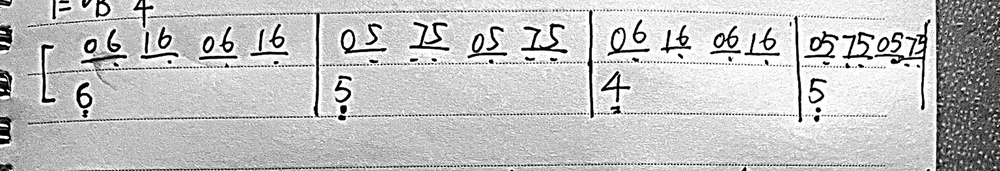
#> input picture jianpu/work/p1/p1_L02.png, 1000 x 171 px, shrunk from 2600 x 445 before the run
$ python countglyphs.py
#> lines starting #> are read from the running program, lines starting #| are printed output that depends on the picture; after the words box and inside, x2 and y2 are one past the last pixel; in counts of white or black regions, pixels touching at a corner belong together
#!/usr/bin/env python3
"""
Count the symbols in a music line without a vision model.

Digits are separated by gaps, so a vertical projection of the melody row shows
one run of ink per digit. Horizontal strokes (the notebook's ruled lines and any
jianpu beam underlines) would bridge the gaps, so they are removed first by
looking for ink that is locally part of a wide horizontal run.
"""
import os, sys, json
import numpy as np
from PIL import Image

BASE = os.path.dirname(os.path.abspath(__file__))
WORK = os.path.join(BASE, "work")


def load(p):
    return Image.open(p).convert("L")


def horizontal_mask(a, T=150, width_frac=0.10, density=0.75):
    """Pixels belonging to a long horizontal stroke."""
    dark = a < T
    H, W = dark.shape
    K = max(6, int(width_frac * W))
    ii = np.zeros((H + 1, W + 1), np.float64)
    ii[1:, 1:] = np.cumsum(np.cumsum(dark.astype(np.float64), 0), 1)
    xs = np.arange(W)
    x0 = np.clip(xs - K, 0, W)
    x1 = np.clip(xs + K + 1, 0, W)
    cnt = (ii[1:H + 1, x1] - ii[0:H, x1] - ii[1:H + 1, x0] + ii[0:H, x0])
    dens = cnt / np.maximum((x1 - x0)[None, :], 1)
    return dark & (dens >= density), dark


def runs(profile, thr):
    on = profile > thr
    out, start = [], None
    for i, v in enumerate(on):
        if v and start is None:
            start = i
        elif not v and start is not None:
            out.append((start, i - 1))
            start = None
    if start is not None:
        out.append((start, len(on) - 1))
    return out


def analyse(png, band=None, label=""):
    im = load(png)
    a = np.asarray(im, np.float32)
    H, W = a.shape
    if band:
        y0, y1 = int(H * band[0]), int(H * band[1])
        a = a[y0:y1]
    else:
        y0 = 0
    hmask, dark = horizontal_mask(a)
    nohoriz = dark & ~hmask

    col = nohoriz.sum(axis=0).astype(float)
    thr = max(1.0, 0.06 * col.max())
    rr = runs(col, thr)
    # merge runs separated by less than ~1% of the width (parts of one glyph)
    merged = []
    for s, e in rr:
        if merged and s - merged[-1][1] < 0.006 * W:
            merged[-1] = (merged[-1][0], e)
        else:
            merged.append((s, e))
    widths = [e - s + 1 for s, e in merged]
    big = [w for w in widths if w > 0.004 * W]

    print(f"--- {label or os.path.basename(png)} ---")
    print(f"  image {W}x{H}, band y {y0}-{y0+a.shape[0]}")
    print(f"  ink {dark.mean():.4f}  of which horizontal {hmask.mean():.4f}")
    print(f"  {len(merged)} separated ink groups, "
          f"{len(big)} wider than {0.004*W:.0f}px")
    print(f"  group widths: {widths}")
    return merged, widths


if __name__ == "__main__":
    p = os.path.join(WORK, "p1", "p1_L02.png")
    # whole line, then just the upper (melody) row
    analyse(p, None, "p1 L02 full line")
#> in horizontal_mask, `dark = a < T`:
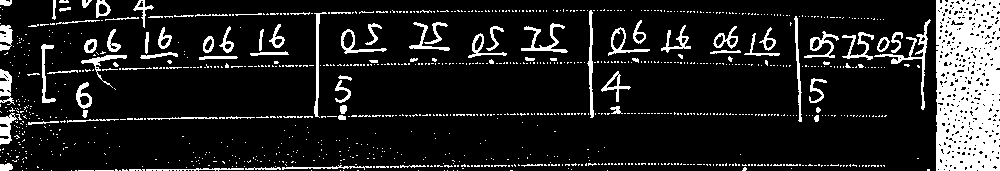
#> dark: shape (171, 1000) bool; 13.6% white; 1042 white regions (951 under 20 px), largest, box (x1, y1, x2, y2) and area: (936, 0, 1000, 171) 9743, (874, 19, 931, 110) 553, (521, 23, 568, 53) 386
#> in horizontal_mask, `ii[1:, 1:] = np.cumsum(np.cumsum(dark.astype(np.float64), 0), 1)`:
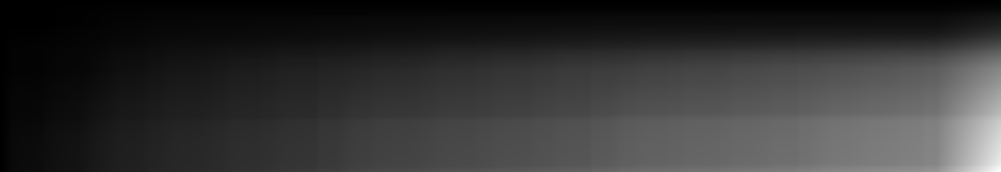
#> ii: shape (172, 1001) float64; min 0, max 23180, mean 4607.9; drawn with min black and max white
#> in analyse, `hmask, dark = horizontal_mask(a)`:
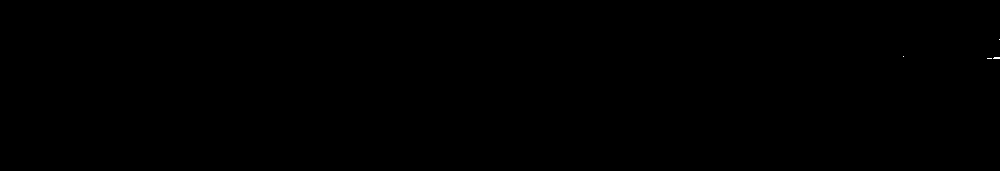
#> hmask: shape (171, 1000) bool; 0.01% white in thin lines or dots, all inside (x1, y1, x2, y2) = (903, 39, 1000, 59)
#> in analyse, `nohoriz = dark & ~hmask`: nohoriz: shape (171, 1000) bool; 13.5% white; 1042 white regions (951 under 20 px), largest, box (x1, y1, x2, y2) and area: (936, 0, 1000, 171) 9724, (874, 19, 931, 110) 552, (521, 23, 568, 53) 386
#> in analyse, `col = nohoriz.sum(axis=0).astype(float)`: col = 1000 values, max 169 at index 937, min 0 at index 650, mean 23.16
#> in analyse, `thr = max(1.0, 0.06 * col.max())`: thr = 10.14
#> the loop in runs, `for i, v in enumerate(on):` made 1000 passes
#> v on passes 1 to 12: True, True, True, True, True, True, True, True, True, True, True, True
#> after the loop in runs, `for i, v in enumerate(on):`: out = 61 pairs, first value 0 to 918, second value 14 to 926; start = 936
#> in analyse, `rr = runs(col, thr)`: rr = 62 pairs, first value 0 to 936, second value 14 to 999
#> the loop in analyse, `for s, e in rr:` made 62 passes
#> (s, e) on passes 1 to 12: (0, 14), (16, 19), (22, 23), (26, 26), (42, 45), (47, 55), (60, 61), (63, 67), (76, 120), (134, 153), (155, 155), (158, 171)
#> after the loop in analyse, `for s, e in rr:`: merged = 30 pairs, first value 0 to 936, second value 26 to 999
#> in analyse, `widths = [e - s + 1 for s, e in merged]`: widths = 30 values, max 64 at index 29, min 1 at index 21, mean 20.07
#> in analyse, `big = [w for w in widths if w > 0.004 * W]`: big = 27 values, max 64 at index 26, min 5 at index 6, mean 22
#|   image 1000x171, band y 0-171
#|   ink 0.1356  of which horizontal 0.0001
#|   30 separated ink groups, 27 wider than 4px
#|   group widths: [27, 26, 45, 42, 13, 16, 5, 23, 6, 21, 19, 38, 12, 14, 17, 13, 5, 42, 3, 11, 23, 1, 4, 11, 6, 26, 27, 24, 18, 64]
    analyse(p, (0.05, 0.45), "p1 L02 upper row only")
#> call 2 of analyse, with png = 'jianpu/work/p1/p1_L02.png', band = (0.05, 0.45), label = 'p1 L02 upper row only'
#> in analyse (call 2), `a = a[y0:y1]`:
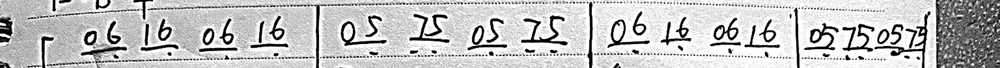
#> a: shape (68, 1000) float32; min 0, max 255, mean 194.3
#> call 2 of horizontal_mask, with T = 150, width_frac = 0.1, density = 0.75
#> in horizontal_mask (call 2), `dark = a < T`: dark: shape (68, 1000) bool; 18% white; 464 white regions (401 under 20 px), largest, box (x1, y1, x2, y2) and area: (936, 0, 1000, 68) 3809, (874, 11, 931, 68) 467, (521, 15, 568, 45) 386
#> in horizontal_mask (call 2), `ii[1:, 1:] = np.cumsum(np.cumsum(dark.astype(np.float64), 0), 1)`:
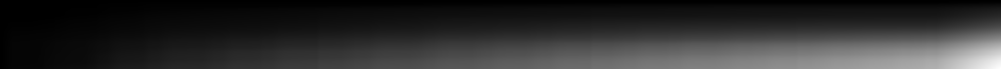
#> ii: shape (69, 1001) float64; min 0, max 12263, mean 2242.2; drawn with min black and max white
#> in horizontal_mask (call 2), `dens = cnt / np.maximum((x1 - x0)[None, :], 1)`:
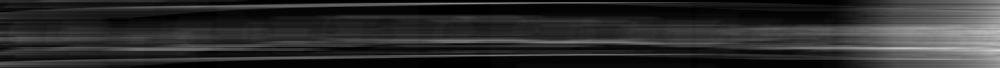
#> dens: shape (68, 1000) float64; min 0, max 0.824, mean 0.174
#> in analyse (call 2), `hmask, dark = horizontal_mask(a)`:
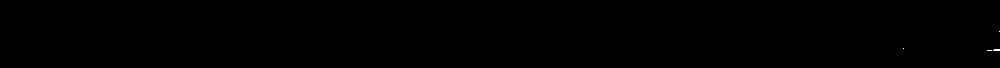
#> hmask: shape (68, 1000) bool; 0.03% white in thin lines or dots, all inside (x1, y1, x2, y2) = (903, 31, 1000, 51)
#> in analyse (call 2), `nohoriz = dark & ~hmask`: nohoriz: shape (68, 1000) bool; 18% white; 464 white regions (401 under 20 px), largest, box (x1, y1, x2, y2) and area: (936, 0, 1000, 68) 3790, (874, 11, 931, 68) 466, (521, 15, 568, 45) 386
#> in analyse (call 2), `col = nohoriz.sum(axis=0).astype(float)`: col = 1000 values, max 66 at index 590, min 0 at index 15, mean 12.24
#> in analyse (call 2), `thr = max(1.0, 0.06 * col.max())`: thr = 3.96
#> the loop in runs (call 2), `for i, v in enumerate(on):` made 1000 passes
#> in analyse (call 2), `rr = runs(col, thr)`: rr = 57 pairs, first value 0 to 936, second value 11 to 999
#> the loop in analyse (call 2), `for s, e in rr:` made 57 passes
#> (s, e) on passes 1 to 12: (0, 11), (19, 19), (28, 29), (33, 35), (37, 38), (41, 55), (59, 70), (72, 73), (76, 77), (81, 127), (133, 138), (140, 177)
#> after the loop in analyse (call 2), `for s, e in rr:`: merged = 25 pairs, first value 0 to 936, second value 11 to 999
#> in analyse (call 2), `widths = [e - s + 1 for s, e in merged]`: widths = 25 values, max 125 at index 23, min 1 at index 1, mean 30.8
#> in analyse (call 2), `big = [w for w in widths if w > 0.004 * W]`: big = [12, 100, 45, 39, 39, 48, 46, 38, 46, 5, 45, 34, 30, 33, 10, 125, 64]
#|   image 1000x171, band y 8-76
#|   ink 0.1803  of which horizontal 0.0003
#|   25 separated ink groups, 17 wider than 4px
#|   group widths: [12, 1, 100, 45, 1, 39, 39, 1, 4, 1, 48, 1, 46, 38, 1, 46, 1, 5, 45, 34, 30, 33, 10, 125, 64]

$ run again, with jianpu/work/p1/p1_L01.png copied over jianpu/work/p1/p1_L02.png
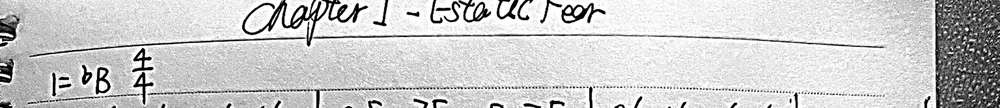
#> input picture jianpu/work/p1/p1_L01.png, 1000 x 108 px, shrunk from 2600 x 280 before the run
#> in horizontal_mask, `dark = a < T`:
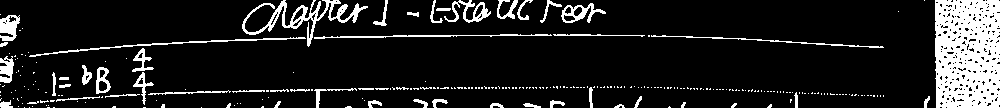
#> dark: shape (108, 1000) bool; 12.5% white; 263 white regions (214 under 20 px), largest, box (x1, y1, x2, y2) and area: (935, 0, 1000, 108) 6249, (242, 0, 368, 47) 1243, (29, 37, 306, 57) 494
#> hmask: shape (108, 1000) bool; 0.15% white in thin lines or dots, all inside (x1, y1, x2, y2) = (444, 35, 603, 36)
#> col = 1000 values, max 107 at index 936, min 0 at index 23, mean 13.38
#> thr = 6.42
#> the loop in runs, `for i, v in enumerate(on):` made 1000 passes
#> v on passes 1 to 8: True, True, True, True, True, True, True, True
#> after the loop in runs, `for i, v in enumerate(on):`: out = 36 pairs, first value 0 to 924, second value 19 to 926; start = 935
#> rr = 37 pairs, first value 0 to 935, second value 19 to 999
#> the loop in analyse, `for s, e in rr:` made 37 passes
#> (s, e) on passes 1 to 8: (0, 19), (33, 33), (52, 55), (59, 68), (82, 91), (96, 109), (133, 152), (162, 164)
#> after the loop in analyse, `for s, e in rr:`: merged = [(0, 19), (33, 33), (52, 68), (82, 109), (133, 152), (162, 164), (229, 229), (242, 387), (410, 530), (540, 593), (636, 641), (683, 683), (770, 770), (790, 797), (924, 926), (935, 999)]
#> widths = [20, 1, 17, 28, 20, 3, 1, 146, 121, 54, 6, 1, 1, 8, 3, 65]
#> big = [20, 17, 28, 20, 146, 121, 54, 6, 8, 65]
#|   image 1000x108, band y 0-108
#|   ink 0.1254  of which horizontal 0.0015
#|   16 separated ink groups, 10 wider than 4px
#|   group widths: [20, 1, 17, 28, 20, 3, 1, 146, 121, 54, 6, 1, 1, 8, 3, 65]
#> dark: shape (43, 1000) bool; 14.7% white; 27 white regions (8 under 20 px), largest, box (x1, y1, x2, y2) and area: (935, 0, 1000, 43) 2496, (242, 0, 329, 42) 806, (314, 29, 552, 34) 394
#> ii: shape (44, 1001) float64
#> cnt: shape (43, 1000) float64
#> dens: shape (43, 1000) float64
#> hmask: shape (43, 1000) bool; 0.37% white in thin lines or dots, all inside (x1, y1, x2, y2) = (444, 30, 603, 31)
#> in analyse (call 2), `nohoriz = dark & ~hmask`:
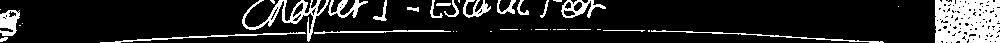
#> nohoriz: shape (43, 1000) bool; 14.3% white; 40 white regions (20 under 20 px), largest, box (x1, y1, x2, y2) and area: (935, 0, 1000, 43) 2496, (242, 0, 329, 42) 806, (100, 32, 306, 43) 354
#> col = 1000 values, max 43 at index 936, min 0 at index 21, mean 6.17
#> thr = 2.58
#> the loop in runs (call 2), `for i, v in enumerate(on):` made 1000 passes
#> rr = [(0, 19), (242, 367), (373, 386), (407, 418), (430, 450), (452, 459), (463, 490), (497, 515), (517, 523), (525, 528), (540, 547), (557, 594), (596, 605), (935, 999)]
#> the loop in analyse (call 2), `for s, e in rr:` made 14 passes
#> after the loop in analyse (call 2), `for s, e in rr:`: merged = [(0, 19), (242, 367), (373, 386), (407, 418), (430, 490), (497, 528), (540, 547), (557, 605), (935, 999)]
#> widths = [20, 126, 14, 12, 61, 32, 8, 49, 65]
#|   image 1000x108, band y 5-48
#|   ink 0.1470  of which horizontal 0.0037
#|   9 separated ink groups, 9 wider than 4px
#|   group widths: [20, 126, 14, 12, 61, 32, 8, 49, 65]

$ run again, with jianpu/work/p1/p1_L03.png copied over jianpu/work/p1/p1_L02.png
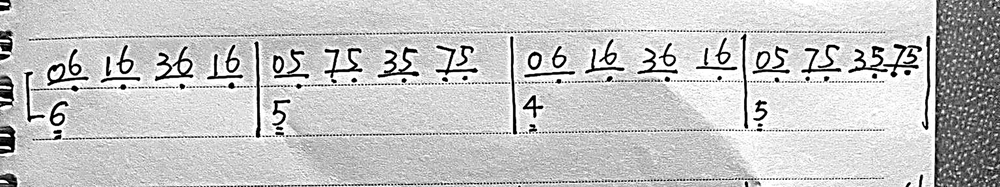
#> input picture jianpu/work/p1/p1_L03.png, 1000 x 187 px, shrunk from 2600 x 487 before the run
#> in horizontal_mask, `dark = a < T`:
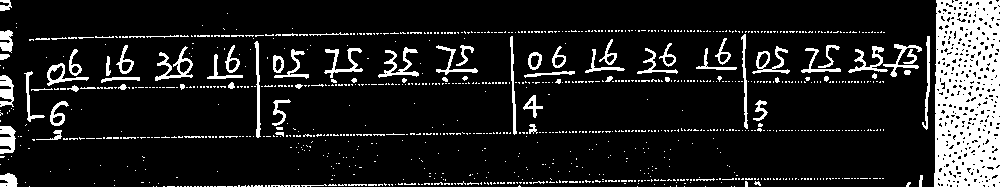
#> dark: shape (187, 1000) bool; 12.7% white; 1005 white regions (920 under 20 px), largest, box (x1, y1, x2, y2) and area: (934, 0, 1000, 187) 10542, (155, 46, 193, 81) 405, (378, 47, 419, 78) 394
#> hmask: shape (187, 1000) bool; 0.05% white in thin lines or dots, all inside (x1, y1, x2, y2) = (960, 46, 1000, 68)
#> nohoriz: shape (187, 1000) bool; 12.6% white; 1005 white regions (920 under 20 px), largest, box (x1, y1, x2, y2) and area: (934, 0, 1000, 187) 10443, (155, 46, 193, 81) 405, (378, 47, 419, 78) 394
#> col = 1000 values, max 183 at index 937, min 0 at index 19, mean 23.61
#> thr = 10.98
#> the loop in runs, `for i, v in enumerate(on):` made 1000 passes
#> v on passes 1 to 8: True, True, True, True, True, True, True, True
#> after the loop in runs, `for i, v in enumerate(on):`: out = 59 pairs, first value 0 to 925, second value 16 to 929; start = 934
#> rr = 60 pairs, first value 0 to 934, second value 16 to 999
#> the loop in analyse, `for s, e in rr:` made 60 passes
#> (s, e) on passes 1 to 8: (0, 16), (26, 30), (47, 66), (69, 81), (106, 109), (119, 133), (157, 157), (159, 171)
#> after the loop in analyse, `for s, e in rr:`: merged = 32 pairs, first value 0 to 893, second value 16 to 999
#> widths = 32 values, max 107 at index 31, min 1 at index 19, mean 18.12
#> big = 28 values, max 107 at index 27, min 5 at index 1, mean 20.25
#|   image 1000x187, band y 0-187
#|   ink 0.1268  of which horizontal 0.0005
#|   32 separated ink groups, 28 wider than 4px
#|   group widths: [17, 5, 35, 4, 15, 35, 4, 15, 5, 35, 14, 16, 13, 15, 37, 6, 19, 18, 36, 1, 15, 12, 4, 13, 6, 16, 12, 13, 15, 10, 12, 107]
#> dark: shape (75, 1000) bool; 16.5% white; 390 white regions (332 under 20 px), largest, box (x1, y1, x2, y2) and area: (935, 0, 1000, 75) 4143, (155, 37, 193, 72) 405, (378, 38, 419, 69) 394
#> ii: shape (76, 1001) float64
#> cnt: shape (75, 1000) float64
#> dens: shape (75, 1000) float64
#> hmask: shape (75, 1000) bool; 0.13% white in thin lines or dots, all inside (x1, y1, x2, y2) = (960, 37, 1000, 59)
#> in analyse (call 2), `nohoriz = dark & ~hmask`:
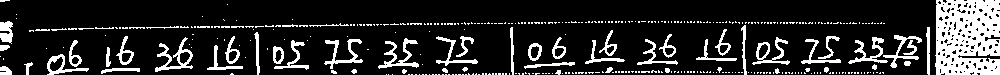
#> nohoriz: shape (75, 1000) bool; 16.4% white; 390 white regions (332 under 20 px), largest, box (x1, y1, x2, y2) and area: (935, 0, 1000, 75) 4044, (155, 37, 193, 72) 405, (378, 38, 419, 69) 394
#> col = 1000 values, max 74 at index 936, min 0 at index 13, mean 12.31
#> thr = 4.44
#> the loop in runs (call 2), `for i, v in enumerate(on):` made 1000 passes
#> rr = 65 pairs, first value 0 to 935, second value 12 to 999
#> the loop in analyse (call 2), `for s, e in rr:` made 65 passes
#> (s, e) on passes 1 to 8: (0, 12), (26, 31), (47, 65), (68, 82), (86, 86), (102, 102), (105, 110), (112, 113)
#> after the loop in analyse (call 2), `for s, e in rr:`: merged = [(0, 12), (26, 31), (47, 86), (102, 139), (155, 192), (209, 242), (255, 259), (273, 307), (325, 361), (384, 418), (436, 476), (510, 513), (525, 573), (585, 623), (638, 677), (697, 710), (716, 735), (742, 746), (754, 789), (802, 840), (849, 919), (927, 929), (935, 999)]
#> widths = [13, 6, 40, 38, 38, 34, 5, 35, 37, 35, 41, 4, 49, 39, 40, 14, 20, 5, 36, 39, 71, 3, 65]
#> big = [13, 6, 40, 38, 38, 34, 5, 35, 37, 35, 41, 49, 39, 40, 14, 20, 5, 36, 39, 71, 65]
#|   image 1000x187, band y 9-84
#|   ink 0.1654  of which horizontal 0.0013
#|   23 separated ink groups, 21 wider than 4px
#|   group widths: [13, 6, 40, 38, 38, 34, 5, 35, 37, 35, 41, 4, 49, 39, 40, 14, 20, 5, 36, 39, 71, 3, 65]

$ run again, with jianpu/work/p1/p1_L04.png copied over jianpu/work/p1/p1_L02.png
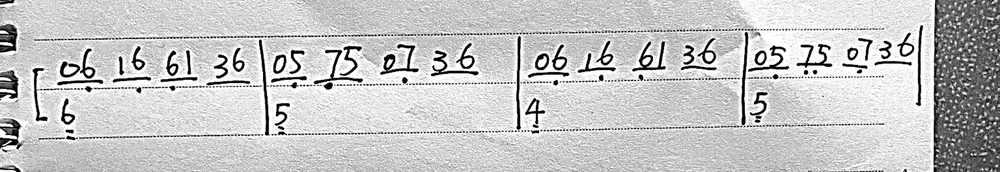
#> input picture jianpu/work/p1/p1_L04.png, 1000 x 172 px, shrunk from 2600 x 448 before the run
#> dark: shape (172, 1000) bool; 12.7% white; 794 white regions (713 under 20 px), largest, box (x1, y1, x2, y2) and area: (933, 0, 1000, 172) 9964, (0, 119, 24, 149) 386, (0, 24, 18, 53) 380
#> hmask: shape (172, 1000) bool; 0.05% white in thin lines or dots, all inside (x1, y1, x2, y2) = (0, 39, 1000, 64)
#> nohoriz: shape (172, 1000) bool; 12.7% white; 795 white regions (713 under 20 px), largest, box (x1, y1, x2, y2) and area: (933, 0, 1000, 172) 9894, (0, 119, 24, 149) 386, (0, 70, 19, 99) 365
#> col = 1000 values, max 169 at index 935, min 0 at index 24, mean 21.77
#> thr = 10.14
#> the loop in runs, `for i, v in enumerate(on):` made 1000 passes
#> v on passes 1 to 8: True, True, True, True, True, True, True, True
#> after the loop in runs, `for i, v in enumerate(on):`: out = 46 pairs, first value 0 to 918, second value 19 to 921; start = 934
#> rr = 47 pairs, first value 0 to 934, second value 19 to 999
#> the loop in analyse, `for s, e in rr:` made 47 passes
#> (s, e) on passes 1 to 8: (0, 19), (34, 39), (41, 43), (60, 79), (81, 94), (119, 122), (133, 144), (167, 177)
#> after the loop in analyse, `for s, e in rr:`: merged = 30 pairs, first value 0 to 934, second value 19 to 999
#> widths = 30 values, max 66 at index 29, min 4 at index 3, mean 18.03
#> big = 27 values, max 66 at index 26, min 5 at index 12, mean 19.59
#|   image 1000x172, band y 0-172
#|   ink 0.1271  of which horizontal 0.0005
#|   30 separated ink groups, 27 wider than 4px
#|   group widths: [20, 10, 35, 4, 12, 11, 4, 11, 11, 45, 35, 30, 14, 15, 5, 39, 5, 14, 13, 7, 11, 14, 7, 30, 26, 23, 9, 11, 4, 66]
#> dark: shape (69, 1000) bool; 15.7% white; 295 white regions (247 under 20 px), largest, box (x1, y1, x2, y2) and area: (934, 0, 1000, 69) 3908, (0, 16, 18, 45) 380, (380, 36, 419, 67) 348
#> ii: shape (70, 1001) float64
#> cnt: shape (69, 1000) float64
#> in horizontal_mask (call 2), `dens = cnt / np.maximum((x1 - x0)[None, :], 1)`:
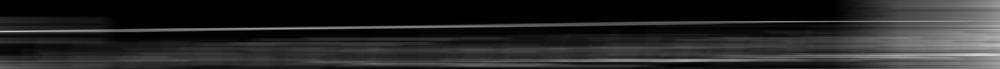
#> dens: shape (69, 1000) float64; min 0, max 0.823, mean 0.149
#> hmask: shape (69, 1000) bool; 0.12% white in thin lines or dots, all inside (x1, y1, x2, y2) = (0, 31, 1000, 56)
#> nohoriz: shape (69, 1000) bool; 15.6% white; 296 white regions (247 under 20 px), largest, box (x1, y1, x2, y2) and area: (934, 0, 1000, 69) 3838, (380, 36, 419, 67) 348, (632, 33, 666, 64) 313
#> the loop in runs (call 2), `for i, v in enumerate(on):` made 1000 passes
#> the loop in analyse (call 2), `for s, e in rr:` made 51 passes
#> (s, e) on passes 1 to 8: (0, 16), (34, 39), (41, 42), (60, 66), (68, 79), (82, 94), (119, 122), (133, 144)
#|   image 1000x172, band y 8-77
#|   ink 0.1575  of which horizontal 0.0012
#|   27 separated ink groups, 24 wider than 4px
#|   group widths: [17, 9, 35, 4, 12, 11, 4, 14, 11, 7, 13, 13, 35, 35, 15, 21, 4, 37, 34, 26, 33, 44, 30, 24, 16, 25, 66]
